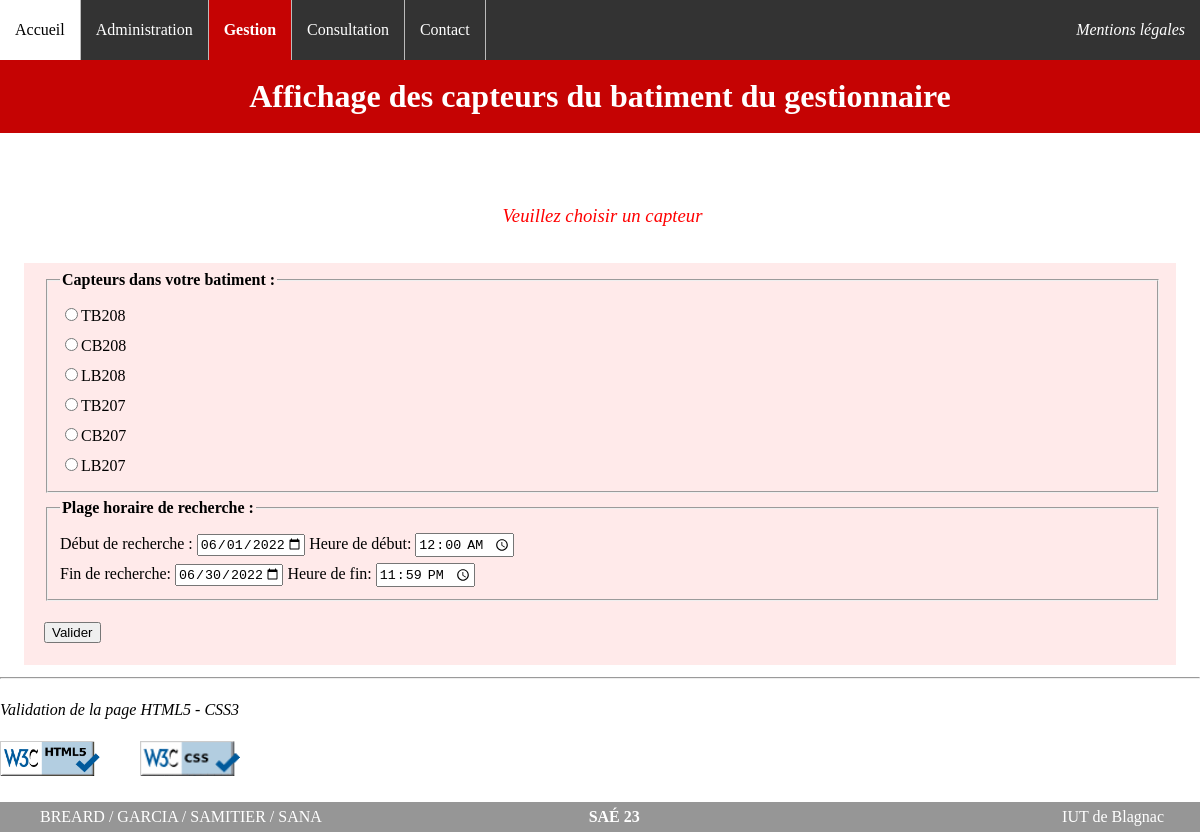
Screenshot of /pages/gest.php (signed in) with the database file from the repository.
### tables this page shows
CREATE TABLE IF NOT EXISTS `Capteur` (
`id` int(5) NOT NULL,
  `name` varchar(30) NOT NULL DEFAULT '?',
  `type` varchar(10) NOT NULL DEFAULT '?',
  `bat` varchar(30) NOT NULL DEFAULT '?'
);

### pages/gest.php (the view, shortened to what this page needs)
<!DOCTYPE html>
<html lang="fr">
	<head>
		<link rel="stylesheet" type="text/css" href="../styles/style-RWD.css" />
	</head>
	<body>
		<header>
		<nav>
		<ul>
			<li><a href="../index.html">Accueil</a></li>
			<li><a href="./Administration.html" >Administration</a></li>
			<li><a href="./Gestion.html" class="selected">Gestion</a></li>
			<li><a href="./consultation.php">Consultation</a></li>
			<li><a href="./Contact.html">Contact</a></li>
			<li>
				<a href="./Mentions_légales.html"><i>Mentions légales</i></a>
			</li>
		</ul>
	</nav>
	<h1> Affichage des capteurs du batiment du gestionnaire </h1>
</header>
<section id="Intro">
	<h3>Veuillez choisir un capteur </h3>
</section>
	<section>
	<form action="affichegest.php" method="post" enctype="multipart/form-data">
		<fieldset>
			<legend><strong> Capteurs dans votre batiment : </strong></legend>
			<?php
				include("mysql.php");
				$ugest = $_SESSION["gest"];
				$reqbat = 'SELECT * FROM `Batiment`';
				$resultbat = mysqli_query($id_bd, $reqbat);
				while($ligne=mysqli_fetch_array($resultbat))
					{
						extract($ligne);
						if ($ugest ==  $gest)
							{
								$batname=$name;
							}
					}
				$reqcap = 'SELECT * FROM `Capteur` WHERE bat="'.$batname.'"';
				$resultcap = mysqli_query($id_bd, $reqcap)
					or die("Execution de la requete $resultcap impossible");
				while($ligne2=mysqli_fetch_array($resultcap))
					{
						extract($ligne2);
							echo '<input type="radio" name="from" value="'.$name.'" id="'.$name.'" />';
							echo '<label for="'.$name.'">'.$name.'</label>';
							echo '<br>';
					}
			?>
		</fieldset>
		<fieldset>
			<legend><strong> Plage horaire de recherche : </strong></legend>
			<label for="start">Début de recherche :</label>
			<input type="date" id="date_start" name="date_start" value="2022-06-01" min="2022-01-01" max="2024-12-31">
			<label for="start">Heure de début:</label>
			<input type="time" id="time_start" name="time_start" value="00:00">
			<br>
			<label for="start">Fin de recherche:</label>
			<input type="date" id="date_end" name="date_end" value="2022-06-30"  min="2022-01-01" max="2024-12-31">
			<label for="start">Heure de fin:</label>
			<input type="time" id="time_end" name="time_end" value="23:59">
		</fieldset>
		<p>
			<input type="submit" value="Valider" />
		</p>
	</form>
	</section>
<hr>
	<p>
		<em> Validation de la page HTML5 - CSS3 </em>
	</p>
	<a href="https://validator.w3.org/nu/" target="_blank"><img width="100" src="../medias/html5-validator-badge-blue.png" alt="HTML5 Valide !" /></a>
	<a href="https://validator.w3.org/nu/?showsource=yes&doc=http%3A%2F%2Fbreard.atwebpages.com%2FSAE23%2Fstyles%2Fstyle-RWD.css" target="_blank"><img width="100" src="../medias/vcss-blue.gif" alt="CSS Valide !"/></a>
	<footer>
		<ul>
			<li><a href="../pages/Contact.html" style="color:white;text-decoration: none;">BREARD / GARCIA / SAMITIER / SANA</a></li>
			<li><b>SAÉ 23</b></li>
			<li><a href="https://www.iut-blagnac.fr/fr/" style="color:white;text-decoration: none;" target="_blank">IUT de Blagnac </a> &nbsp;&nbsp;&nbsp;&nbsp;&nbsp;&nbsp;&nbsp;&nbsp;</li>
		</ul>
	</footer>
</body>
</html>

### styles/style-RWD.css (style rules this page uses)
body { margin: 0; font-family: Georgia, serif; line-height: 30px; background-color: white; }
header { position: fixed; top: 0; width: 100%; background-color: #c50303; color : white; }
nav ul { list-style-type: none; margin: 0; padding: 0; overflow: hidden; background-color: #333333; }
nav ul li { float: left; border-right:1px solid #BBBBBB; }
nav ul li:last-child { border-right: none; float:right; }
nav ul li a { display: block; color: white; text-align: center; padding: 15px; text-decoration: none; }
.selected { font-weight: bold; background-color: #c50303; color: white; }
section#Intro { margin-top: 150px; font-style: italic; color: red; background-color:white; text-align: center }
h3 { font-weight:normal }
section { padding-top: 35px; padding-left: 20px ; padding-right: 15px; padding-top: 2px; padding-bottom: 2px; font-size: min(2vw, 16px); margin: 1% 2%; background-color: rgba(255, 0, 0, 0.082); }
h1 { text-align: center; }
footer { left: 0px; bottom: 0px; width: 100%; padding-bottom: 30px; font-size: min(3vw, 16px); text-align: center; background-color: #33333383; color: white; }
form { display: inline; }
footer ul li { float:left; width:33%; list-style-type: none; }
footer ul li:first-child { text-align: left; }
footer ul li:last-child { float:right; text-align: right; }

### rows the page displays
capteur: name "TB208"
capteur: name "CB208"
capteur: name "LB208"
capteur: name "TB207"
capteur: name "CB207"
capteur: name "LB207"
